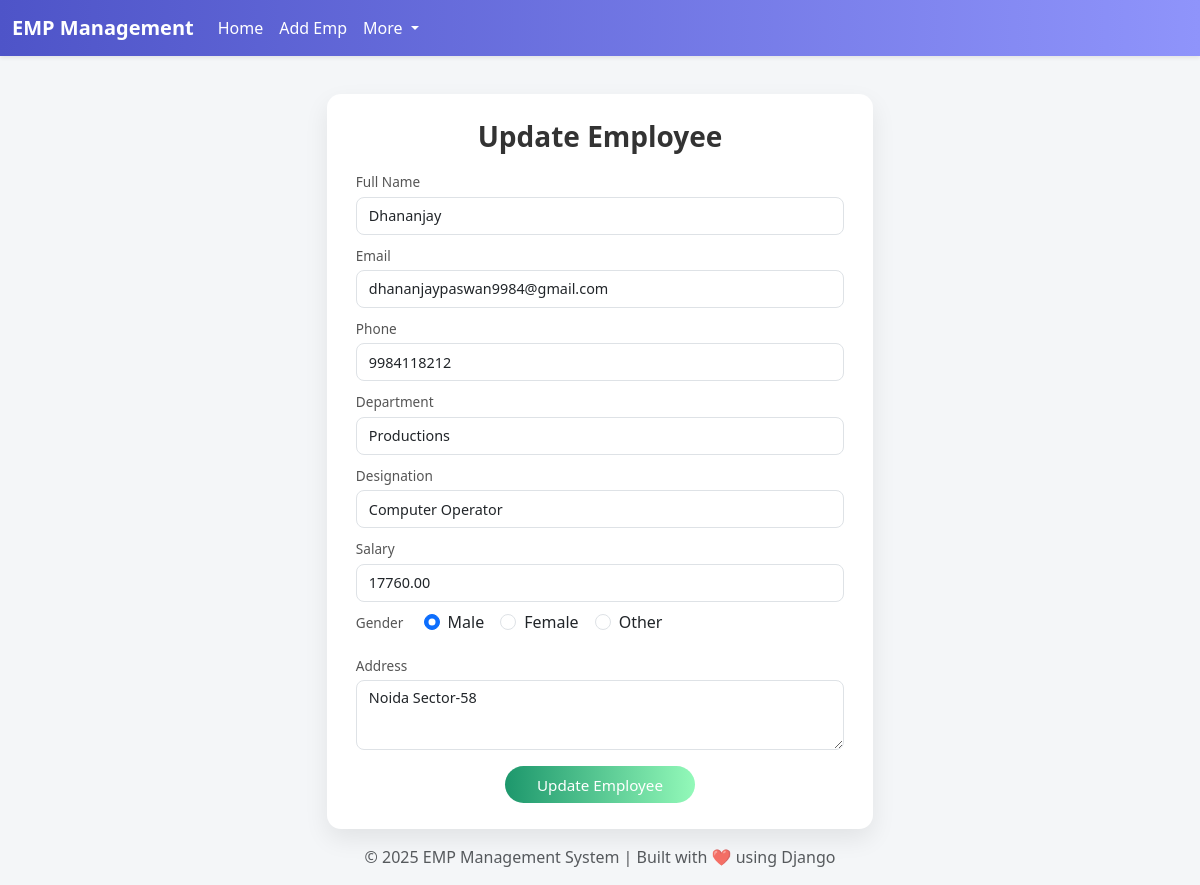
Screenshot of /emp/update/5/ with the database file from the repository.
### emp/models.py (models this page shows, shortened)
class Emp(models.Model):
    GENDER_CHOICES = [
        ('M', 'Male'),
        ('F', 'Female'),
        ('O', 'Other'),
    ]
    name = models.CharField(max_length=200)
    employee_id = models.CharField(max_length=50, unique=True, editable=False)
    email = models.EmailField(unique=True)
    phone = models.CharField(max_length=15)
    department = models.CharField(max_length=100)
    designation = models.CharField(max_length=100)
    salary = models.DecimalField(max_digits=10, decimal_places=2)
    gender = models.CharField(max_length=1, choices=GENDER_CHOICES)
    address = models.CharField(max_length=200)
    date_of_joining = models.DateField()

### emp/views.py (the view, shortened to what this page needs)
# urls.py: path('update/<int:id>/', views.emp_update, name='update'),
def emp_update(request,id):
    emp = Emp.objects.get(id = id)
    return render(request,'emp/update-emp.html',{"emp":emp})

### templates/emp/update-emp.html (shortened to what this page needs)
<!DOCTYPE html>
<html lang="en">
  <head>
    <link
      href="https://cdn.jsdelivr.net/npm/bootstrap@5.3.8/dist/css/bootstrap.min.css"
      rel="stylesheet"
    />
  </head>
  <body>
    {% include 'emp/navbar.html' %}
    <div class="container mt-4">
      <div class="row justify-content-center">
        <div class="col-lg-6 col-md-9">
          <div class="card">
            <div class="card-body">
              <h3 class="text-center mb-3">Update Employee</h3>
              <form method="POST">
                <div class="mb-2">
                  <label class="form-label">Full Name</label>
                  <input
                    type="text"
                    name="name"
                    class="form-control"
                    value="{{ emp.name }}"
                    required
                  />
                </div>
                <div class="mb-2">
                  <label class="form-label">Email</label>
                  <input
                    type="email"
                    name="email"
                    class="form-control"
                    value="{{ emp.email }}"
                    required
                  />
                </div>
                <div class="mb-2">
                  <label class="form-label">Phone</label>
                  <input
                    type="text"
                    name="phone"
                    class="form-control"
                    value="{{ emp.phone }}"
                    required
                  />
                </div>
                <div class="mb-2">
                  <label class="form-label">Department</label>
                  <input
                    type="text"
                    name="department"
                    class="form-control"
                    value="{{ emp.department }}"
                    required
                  />
                </div>
                <div class="mb-2">
                  <label class="form-label">Designation</label>
                  <input
                    type="text"
                    name="designation"
                    class="form-control"
                    value="{{ emp.designation }}"
                    required
                  />
                </div>
                <div class="mb-2">
                  <label class="form-label">Salary</label>
                  <input
                    type="number"
                    name="salary"
                    class="form-control"
                    value="{{ emp.salary }}"
                    required
                  />
                </div>
                <div class="mb-3">
                  <label class="form-label me-3">Gender</label>
                  <div class="d-inline-flex gap-3">
                    <div class="form-check">
                      <input class="form-check-input" type="radio" name="gender"
                      value="M" {% if emp.gender == "M" %}checked{% endif %} />
                      <label class="form-check-label">Male</label>
                    </div>
                    <div class="form-check">
                      <input class="form-check-input" type="radio" name="gender"
                      value="F" {% if emp.gender == "F" %}checked{% endif %} />
                      <label class="form-check-label">Female</label>
                    </div>
                    <div class="form-check">
                      <input class="form-check-input" type="radio" name="gender"
                      value="O" {% if emp.gender == "O" %}checked{% endif %} />
                      <label class="form-check-label">Other</label>
                    </div>
                  </div>
                </div>
                <div class="mb-3">
                  <label class="form-label">Address</label>
                  <textarea name="address" class="form-control">
{{ emp.address }}</textarea
                  >
                </div>
                <div class="text-center">
                  <button type="submit" class="btn btn-success">
                    Update Employee
                  </button>
                </div>
              </form>
            </div>
          </div>
        </div>
      </div>
    </div>
    <footer class="text-center py-3 text-muted">
      © 2025 EMP Management System | Built with ❤️ using Django
    </footer>
  </body>
</html>

### templates/emp/navbar.html (shortened to what this page needs)
<nav
  class="navbar navbar-expand-lg navbar-dark fixed-top shadow-sm"
  style="background: linear-gradient(90deg, #4e54c8, #8f94fb)"
>
  <div class="container-fluid">
    <a class="navbar-brand fw-bold text-white" href="/emp/home/">
      EMP Management
    </a>
    <div class="collapse navbar-collapse" id="navbarSupportedContent">
      <ul class="navbar-nav me-auto mb-2 mb-lg-0">
        <li class="nav-item">
          <a
            class="nav-link active text-white"
            aria-current="page"
            href="/emp/home/"
            >Home</a
          >
        </li>
        <li class="nav-item">
          <a class="nav-link text-white" href="/emp/add">Add Emp</a>
        </li>
        <li class="nav-item dropdown">
          <a
            class="nav-link dropdown-toggle text-white"
            href="#"
            role="button"
            data-bs-toggle="dropdown"
            aria-expanded="false"
          >
            More
          </a>
        </li>
      </ul>
    </div>
  </div>
</nav>

### templates/emp/update-emp.html (style rules this page uses)
body { background: #f4f6f8; font-family: "Segoe UI", sans-serif; }
.card { border-radius: 14px; box-shadow: 0 10px 25px rgba(0, 0, 0, 0.08); border: none; }
.card-body { padding: 1.6rem 1.8rem; }
h3 { font-weight: 600; color: #333; }
.form-label { font-size: 0.85rem; font-weight: 500; color: #555; margin-bottom: 4px; }
.form-control, textarea { border-radius: 8px; height: 38px; font-size: 0.9rem; }
textarea.form-control { height: 70px; }
.btn-success { background: linear-gradient(90deg, #1d976c, #93f9b9); border: none; border-radius: 40px; padding: 0.45rem 2rem; font-size: 0.95rem; transition: 0.3s ease; }

### templates/emp/navbar.html (style rules this page uses)
body { padding-top: 70px; }

### rows the page displays
Emp: name "Dhananjay", email "dhananjaypaswan9984@gmail.com", phone "9984118212", department "Productions", designation "Computer Operator", salary "17760.00", gender "☑", address "Noida Sector-58"
